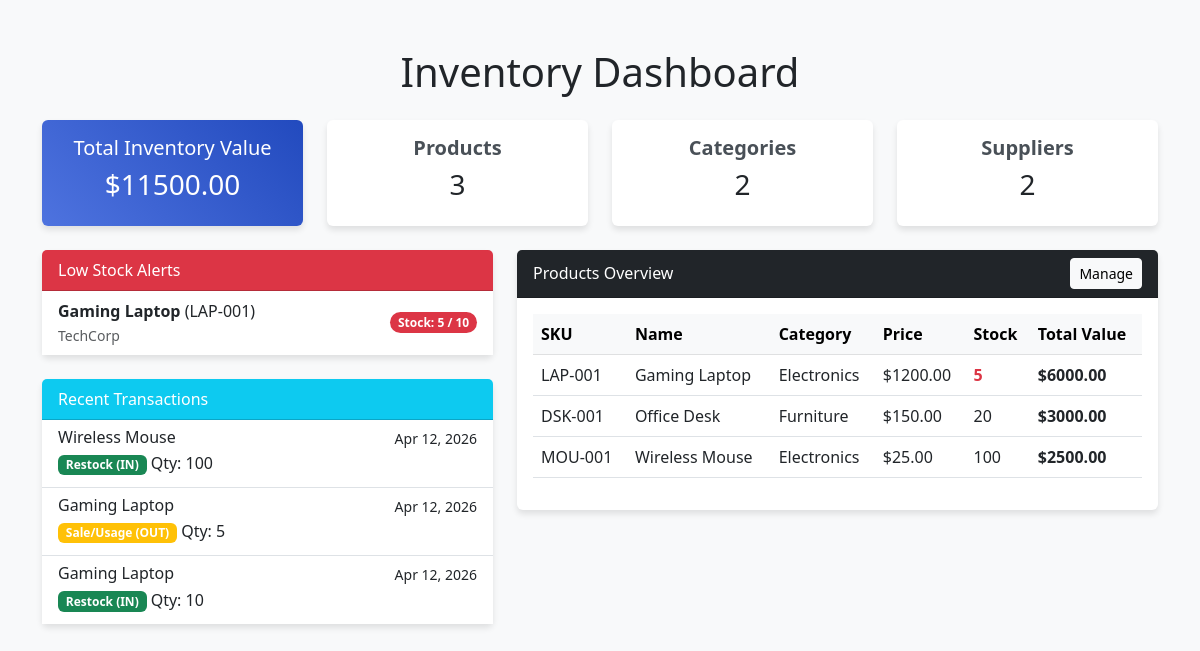
Screenshot of /inventory/ with the database file from the repository.
### inventory/models.py (models this page shows, shortened)
class Product(models.Model):
    name = models.CharField(max_length=200)
    sku = models.CharField(max_length=50, unique=True)
    category = models.ForeignKey(Category, on_delete=models.SET_NULL, null=True, related_name='products')
    supplier = models.ForeignKey(Supplier, on_delete=models.SET_NULL, null=True, related_name='products')
    unit_price = models.DecimalField(max_digits=10, decimal_places=2)
    stock_quantity = models.PositiveIntegerField(default=0)
    reorder_level = models.PositiveIntegerField(default=10)
    objects = ProductManager()

class Supplier(models.Model):
    name = models.CharField(max_length=150)
    contact_email = models.EmailField(blank=True, null=True)
    phone = models.CharField(max_length=20, blank=True, null=True)
    address = models.TextField(blank=True, null=True)

class StockTransaction(models.Model):
    TRANSACTION_TYPES = (
        ('IN', 'Restock (IN)'),
        ('OUT', 'Sale/Usage (OUT)'),
    )
    product = models.ForeignKey(Product, on_delete=models.CASCADE, related_name='transactions')
    transaction_type = models.CharField(max_length=3, choices=TRANSACTION_TYPES)
    quantity = models.PositiveIntegerField()
    date = models.DateTimeField(auto_now_add=True)
    notes = models.TextField(blank=True, null=True)

class Category(models.Model):
    name = models.CharField(max_length=100)
    description = models.TextField(blank=True, null=True)
    class Meta:
        verbose_name_plural = "Categories"

### inventory/views.py (the view)
# urls.py: path('', views.dashboard, name='dashboard'),
def dashboard(request):
    total_inventory_value = Product.objects.total_inventory_value()
    low_stock_products = Product.objects.low_stock().select_related('category', 'supplier')
    all_products_with_value = Product.objects.with_total_value().select_related('category', 'supplier')
    total_products = Product.objects.count()
    total_categories = Category.objects.count()
    total_suppliers = Supplier.objects.count()
    recent_transactions = StockTransaction.objects.select_related('product').order_by('-date')[:5]
    context = {
        'total_inventory_value': total_inventory_value,
        'low_stock_products': low_stock_products,
        'all_products': all_products_with_value,
        'total_products': total_products,
        'total_categories': total_categories,
        'total_suppliers': total_suppliers,
        'recent_transactions': recent_transactions,
    }
    return render(request, 'inventory/dashboard.html', context)

### inventory/models.py (called while the page is built)
    def low_stock(self):
        return self.filter(stock_quantity__lte=F('reorder_level'))

    def with_total_value(self):
        return self.annotate(
            total_value=ExpressionWrapper(
                F('stock_quantity') * F('unit_price'),
                output_field=DecimalField(max_digits=15, decimal_places=2)
            )
        )

    def total_inventory_value(self):
        return self.aggregate(
            total=Sum(
                ExpressionWrapper(
                    F('stock_quantity') * F('unit_price'),
                    output_field=DecimalField(max_digits=15, decimal_places=2)
                )
            )
        )['total'] or 0

    def get_queryset(self):
        return ProductQuerySet(self.model, using=self._db)

    def low_stock(self):
        return self.get_queryset().low_stock()

    def with_total_value(self):
        return self.get_queryset().with_total_value()

    def total_inventory_value(self):
        return self.get_queryset().total_inventory_value()

### inventory/templates/inventory/dashboard.html (shortened to what this page needs)
<!DOCTYPE html>
<html lang="en">
<head>
    <link href="https://cdn.jsdelivr.net/npm/bootstrap@5.3.0/dist/css/bootstrap.min.css" rel="stylesheet">
</head>
<body>
<div class="container mt-5">
    <h1 class="mb-4 text-center">Inventory Dashboard</h1>
    <div class="row mb-4">
        <div class="col-md-3">
            <div class="card bg-gradient-primary text-center p-3 h-100">
                <h5 class="text-white">Total Inventory Value</h5>
                <h3 class="text-white">${{ total_inventory_value|floatformat:2 }}</h3>
            </div>
        </div>
        <div class="col-md-3">
            <div class="card bg-white text-center p-3 h-100">
                <h5 class="card-title">Products</h5>
                <h3>{{ total_products }}</h3>
            </div>
        </div>
        <div class="col-md-3">
            <div class="card bg-white text-center p-3 h-100">
                <h5 class="card-title">Categories</h5>
                <h3>{{ total_categories }}</h3>
            </div>
        </div>
        <div class="col-md-3">
            <div class="card bg-white text-center p-3 h-100">
                <h5 class="card-title">Suppliers</h5>
                <h3>{{ total_suppliers }}</h3>
            </div>
        </div>
    </div>
    <div class="row">
        <div class="col-md-5">
            <div class="card mb-4">
                <div class="card-header bg-danger text-white font-weight-bold">
                    Low Stock Alerts
                </div>
                <div class="card-body p-0">
                    <ul class="list-group list-group-flush">
                        {% for product in low_stock_products %}
                        <li class="list-group-item d-flex justify-content-between align-items-center">
                            <div>
                                <strong>{{ product.name }}</strong> ({{ product.sku }})
                                <br><small class="text-muted">{{ product.supplier.name }}</small>
                            </div>
                            <span class="badge bg-danger rounded-pill">Stock: {{ product.stock_quantity }} / {{ product.reorder_level }}</span>
                        </li>
                        {% empty %}
                        <li class="list-group-item text-success">No low stock items. All good!</li>
                        {% endfor %}
                    </ul>
                </div>
            </div>
            <div class="card">
                <div class="card-header bg-info text-white font-weight-bold">
                    Recent Transactions
                </div>
                <div class="card-body p-0">
                    <ul class="list-group list-group-flush">
                        {% for tx in recent_transactions %}
                        <li class="list-group-item">
                            <div class="d-flex w-100 justify-content-between">
                                <h6 class="mb-1">{{ tx.product.name }}</h6>
                                <small>{{ tx.date|date:"M d, Y" }}</small>
                            </div>
                            <p class="mb-1">
                                <span class="badge {% if tx.transaction_type == 'IN' %}bg-success{% else %}bg-warning{% endif %}">
                                    {{ tx.get_transaction_type_display }}
                                </span>
                                Qty: {{ tx.quantity }}
                            </p>
                        </li>
                        {% empty %}
                        <li class="list-group-item">No recent transactions.</li>
                        {% endfor %}
                    </ul>
                </div>
            </div>
        </div>
        <div class="col-md-7">
            <div class="card">
                <div class="card-header bg-dark text-white font-weight-bold d-flex justify-content-between align-items-center">
                    <span>Products Overview</span>
                    <a href="/admin/inventory/product/" class="btn btn-sm btn-light">Manage</a>
                </div>
                <div class="card-body">
                    <div class="table-responsive">
                        <table class="table table-hover">
                            <thead class="table-light">
                                <tr>
                                    <th>SKU</th>
                                    <th>Name</th>
                                    <th>Category</th>
                                    <th>Price</th>
                                    <th>Stock</th>
                                    <th>Total Value</th>
                                </tr>
                            </thead>
                            <tbody>
                                {% for product in all_products %}
                                <tr>
                                    <td>{{ product.sku }}</td>
                                    <td>{{ product.name }}</td>
                                    <td>{{ product.category.name|default:"-" }}</td>
                                    <td>${{ product.unit_price }}</td>
                                    <td>
                                        {% if product.stock_quantity <= product.reorder_level %}
                                            <span class="text-danger fw-bold">{{ product.stock_quantity }}</span>
                                        {% else %}
                                            {{ product.stock_quantity }}
                                        {% endif %}
                                    </td>
                                    <td><strong>${{ product.total_value|floatformat:2 }}</strong></td>
                                </tr>
                                {% empty %}
                                <tr><td colspan="6" class="text-center">No products found.</td></tr>
                                {% endfor %}
                            </tbody>
                        </table>
                    </div>
                </div>
            </div>
        </div>
    </div>
</div>
</body>
</html>

### inventory/templates/inventory/dashboard.html (style rules this page uses)
body { background-color: #f8f9fa; }
.card { box-shadow: 0 4px 6px rgba(0,0,0,0.1); border: none; }
.card-title { font-weight: bold; color: #495057; }
.bg-gradient-primary { background: linear-gradient(45deg, #4e73df, #224abe); color: white; }

### rows the page displays
Product: name "Gaming Laptop", sku "LAP-001", supplier.name "TechCorp", stock_quantity "5", reorder_level "10", category.name "Electronics", unit_price "1200.00", total_value "6000.00"
StockTransaction: product.name "Wireless Mouse", date "Apr 12, 2026", transaction_type "Restock (IN)", quantity "100"
StockTransaction: product.name "Gaming Laptop", date "Apr 12, 2026", transaction_type "Sale/Usage (OUT)", quantity "5"
StockTransaction: product.name "Gaming Laptop", date "Apr 12, 2026", transaction_type "Restock (IN)", quantity "10"
Product: sku "DSK-001", name "Office Desk", category.name "Furniture", unit_price "150.00", stock_quantity "20", total_value "3000.00"
Product: sku "MOU-001", name "Wireless Mouse", category.name "Electronics", unit_price "25.00", stock_quantity "100", total_value "2500.00"

### other values shown
{{ total_inventory_value|floatformat:2 }} "11500.00"
{{ total_products }} "3"
{{ total_categories }} "2"
{{ total_suppliers }} "2"
